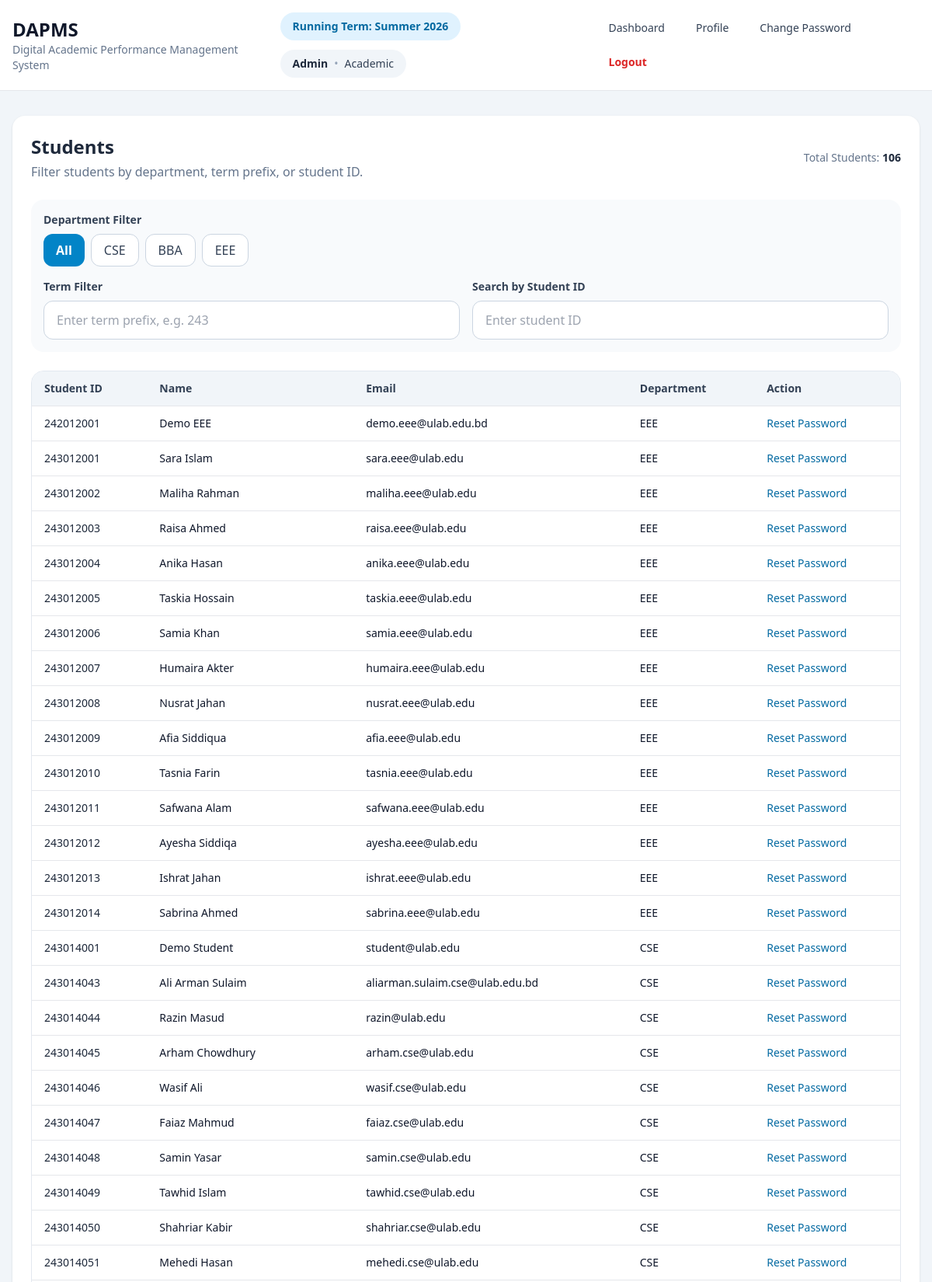
/admin/students (signed in, upper part), run on the app's committed database.
### tables this page shows
CREATE TABLE terms(
            id INTEGER PRIMARY KEY AUTOINCREMENT,
            name TEXT NOT NULL,
            start_date TEXT NOT NULL,
            end_date TEXT NOT NULL,
            status TEXT NOT NULL DEFAULT 'running'
        , semester TEXT, year INTEGER);

CREATE TABLE users(
            id INTEGER PRIMARY KEY AUTOINCREMENT,
            role TEXT NOT NULL,
            name TEXT NOT NULL,
            email TEXT NOT NULL UNIQUE,
            password_hash TEXT NOT NULL,
            department TEXT NOT NULL
        );

CREATE TABLE students(
            user_id INTEGER PRIMARY KEY,
            student_id TEXT NOT NULL UNIQUE,
            admission_term TEXT NOT NULL,
            FOREIGN KEY(user_id) REFERENCES users(id) ON DELETE CASCADE
        );

### app/routes/admin.py (the view)
@bp.route('/students')
@role_required('admin')
def students():
    return render_template('admin/list_students.html', rows=_manager().list_students())

### app/core/security.py (called while the page is built)
def load_user():
    user_id = session.get('user_id')
    if not user_id:
        g.user = None
        return
    g.user = get_db().execute('SELECT * FROM users WHERE id=?', (user_id,)).fetchone()

def role_required(*roles):
    def decorator(view):
        @wraps(view)
        def wrapped(*args, **kwargs):
            if session.get('role') not in roles:
                return redirect(url_for('auth.login'))
            return view(*args, **kwargs)
        return wrapped
    return decorator

### app/db.py (called while the page is built)
def get_db():
    if 'db' not in g:
        g.db = sqlite3.connect(current_app.config['DATABASE'])
        g.db.row_factory = sqlite3.Row
        g.db.execute('PRAGMA foreign_keys = ON')
    return g.db

### app/managers/admin_manager.py (called while the page is built)
    def list_students(self):
        return self.db.execute('''SELECT users.id, users.name, users.email, users.department, students.student_id, students.admission_term FROM users JOIN students ON students.user_id=users.id ORDER BY students.student_id''').fetchall()

### app/routes/admin.py (called while the page is built)
def _manager() -> AdminManager:
    return AdminManager(get_db())

### app/routes/auth.py (called while the page is built)
@bp.before_app_request
def before():
    load_user()

### app/templates/admin/list_students.html (shortened to what this page needs)
{% extends 'layout.html' %}
{% block content %}
<div class="bg-white rounded-2xl shadow p-6 space-y-6">
  <div class="flex flex-col lg:flex-row lg:items-center lg:justify-between gap-4">
    <div>
      <h2 class="text-2xl font-bold text-slate-800">Students</h2>
      <p class="text-slate-500 mt-1">Filter students by department, term prefix, or student ID.</p>
    </div>
    <div class="text-sm text-slate-500">
      Total Students: <span id="studentCount" class="font-semibold text-slate-800">{{ rows|length }}</span>
    </div>
  </div>
  <div class="bg-slate-50 rounded-2xl p-4 space-y-4">
    <div>
      <label class="block text-sm font-semibold text-slate-700 mb-2">Department Filter</label>
      <div class="flex flex-wrap gap-2">
        <button type="button" class="dept-filter-btn px-4 py-2 rounded-xl bg-sky-600 text-white font-semibold"
          data-dept="all">
          All
        </button>
        <button type="button"
          class="dept-filter-btn px-4 py-2 rounded-xl bg-white border border-slate-300 text-slate-700 font-medium"
          data-dept="CSE">
          CSE
        </button>
        <button type="button"
          class="dept-filter-btn px-4 py-2 rounded-xl bg-white border border-slate-300 text-slate-700 font-medium"
          data-dept="BBA">
          BBA
        </button>
        <button type="button"
          class="dept-filter-btn px-4 py-2 rounded-xl bg-white border border-slate-300 text-slate-700 font-medium"
          data-dept="EEE">
          EEE
        </button>
      </div>
    </div>
    <div class="grid md:grid-cols-2 gap-4">
      <div>
        <label for="termFilter" class="block text-sm font-semibold text-slate-700 mb-2">Term Filter</label>
        <input id="termFilter" type="text" placeholder="Enter term prefix, e.g. 243"
          class="w-full border border-slate-300 rounded-xl px-4 py-3 focus:outline-none focus:ring-2 focus:ring-sky-500">
      </div>
      <div>
        <label for="idSearch" class="block text-sm font-semibold text-slate-700 mb-2">Search by Student ID</label>
        <input id="idSearch" type="text" placeholder="Enter student ID"
          class="w-full border border-slate-300 rounded-xl px-4 py-3 focus:outline-none focus:ring-2 focus:ring-sky-500">
      </div>
    </div>
  </div>
  <div class="overflow-auto rounded-2xl border border-slate-200">
    <table class="w-full text-sm">
      <thead class="bg-slate-100 text-slate-700">
        <tr class="border-b">
          <th class="text-left px-4 py-3 font-semibold">Student ID</th>
          <th class="text-left px-4 py-3 font-semibold">Name</th>
          <th class="text-left px-4 py-3 font-semibold">Email</th>
          <th class="text-left px-4 py-3 font-semibold">Department</th>
          <th class="text-left px-4 py-3 font-semibold">Action</th>
        </tr>
      </thead>
      <tbody id="studentTableBody">
        {% for r in rows %}
        <tr class="border-b hover:bg-slate-50 student-row" data-student-id="{{ r['student_id'] }}"
          data-department="{{ r['department'] }}" data-term="{{ r['student_id'][:3] }}">
          <td class="px-4 py-3 font-medium text-slate-800">{{ r['student_id'] }}</td>
          <td class="px-4 py-3">{{ r['name'] }}</td>
          <td class="px-4 py-3">{{ r['email'] }}</td>
          <td class="px-4 py-3">{{ r['department'] }}</td>
          <td class="px-4 py-3">
            <a class="text-sky-700 font-medium hover:text-sky-900"
              href="{{ url_for('admin.reset_user_password', user_id=r['id']) }}">
              Reset Password
            </a>
          </td>
        </tr>
        {% endfor %}
      </tbody>
    </table>
  </div>
</div>
{% endblock %}

### app/templates/layout.html (shortened to what this page needs)
<!DOCTYPE html>
<html>
<head>
  <script src="https://cdn.tailwindcss.com"></script>
</head>
<body class="bg-slate-100 text-slate-900 min-h-screen">
  <nav class="bg-white border-b sticky top-0 z-20">
    <div class="max-w-7xl mx-auto px-4 py-4 flex justify-between items-center gap-4">
      <div>
        <h1 class="text-2xl font-bold">DAPMS</h1>
        <p class="text-sm text-slate-500">Digital Academic Performance Management System</p>
      </div>
     <div class="flex flex-col lg:flex-row lg:items-center lg:justify-between gap-4">
  <div class="flex flex-wrap items-center gap-3">
    {% if current_term %}
      <span class="inline-flex items-center px-4 py-2 rounded-full bg-sky-100 text-sky-700 text-sm font-semibold">
        Running Term: {{ current_term['name'] }}
      </span>
    {% endif %}
    {% if current_user %}
      <div class="inline-flex items-center px-4 py-2 rounded-full bg-slate-100 text-slate-700 text-sm">
        <span class="font-semibold text-slate-800">{{ current_user['name'] }}</span>
        {% if current_user['department'] %}
          <span class="mx-2 text-slate-400">•</span>
          <span>{{ current_user['department'] }}</span>
        {% endif %}
      </div>
    {% endif %}
  </div>
  <div class="flex flex-wrap items-center gap-2">
    {% if session.get('role') == 'admin' %}
      <a href="{{ url_for('admin.dashboard') }}"
         class="px-4 py-2 rounded-xl text-sm font-medium transition
         {% if request.endpoint == 'admin.dashboard' %}
           bg-sky-600 text-white font-bold shadow
         {% else %}
           text-slate-700 hover:bg-slate-100 hover:text-sky-700
         {% endif %}">
        Dashboard
      </a>
    {% endif %}
    {% if session.get('user_id') %}
      <a href="{{ url_for('auth.profile') }}"
         class="px-4 py-2 rounded-xl text-sm font-medium transition
         {% if request.endpoint == 'auth.profile' %}
           bg-sky-600 text-white font-bold shadow
         {% else %}
           text-slate-700 hover:bg-slate-100 hover:text-sky-700
         {% endif %}">
        Profile
      </a>
    {% endif %}
    {% if session.get('user_id') %}
      <a href="{{ url_for('auth.change_password') }}"
         class="px-4 py-2 rounded-xl text-sm font-medium transition
         {% if request.endpoint == 'auth.change_password' %}
           bg-sky-600 text-white font-bold shadow
         {% else %}
           text-slate-700 hover:bg-slate-100 hover:text-sky-700
         {% endif %}">
        Change Password
      </a>
    {% endif %}
    {% if session.get('user_id') %}
      <a href="{{ url_for('auth.logout') }}"
         class="px-4 py-2 rounded-xl text-sm font-semibold text-red-600 hover:bg-red-50 hover:text-red-700 transition">
        Logout
      </a>
    {% else %}
      <a href="{{ url_for('auth.forgot_password') }}"
         class="px-4 py-2 rounded-xl text-sm font-medium text-slate-700 hover:bg-slate-100 hover:text-sky-700 transition">
        Forgot Password
      </a>
    {% endif %}
  </div>
</div>
    </div>
  </nav>
  <div class="max-w-7xl mx-auto px-4 py-8">
    {% block content %}{% endblock %}
  </div>
</body>
</html>

### data on the page
terms: name "Summer 2026"
users: name "Admin", department "Academic"
students: student_id "242012001", name "Demo EEE", email "demo.eee@ulab.edu.bd", department "EEE"
students: student_id "243012001", name "Sara Islam", email "sara.eee@ulab.edu", department "EEE"
students: student_id "243012002", name "Maliha Rahman", email "maliha.eee@ulab.edu", department "EEE"
students: student_id "243012003", name "Raisa Ahmed", email "raisa.eee@ulab.edu", department "EEE"
students: student_id "243012004", name "Anika Hasan", email "anika.eee@ulab.edu", department "EEE"
students: student_id "243012005", name "Taskia Hossain", email "taskia.eee@ulab.edu", department "EEE"
students: student_id "243012006", name "Samia Khan", email "samia.eee@ulab.edu", department "EEE"
students: student_id "243012007", name "Humaira Akter", email "humaira.eee@ulab.edu", department "EEE"
students: student_id "243012008", name "Nusrat Jahan", email "nusrat.eee@ulab.edu", department "EEE"
students: student_id "243012009", name "Afia Siddiqua", email "afia.eee@ulab.edu", department "EEE"
students: student_id "243012010", name "Tasnia Farin", email "tasnia.eee@ulab.edu", department "EEE"
students: student_id "243012011", name "Safwana Alam", email "safwana.eee@ulab.edu", department "EEE"
students: student_id "243012012", name "Ayesha Siddiqa", email "ayesha.eee@ulab.edu", department "EEE"
students: student_id "243012013", name "Ishrat Jahan", email "ishrat.eee@ulab.edu", department "EEE"
students: student_id "243012014", name "Sabrina Ahmed", email "sabrina.eee@ulab.edu", department "EEE"
students: student_id "243014001", name "Demo Student", email "student@ulab.edu", department "CSE"
students: student_id "243014043", name "Ali Arman Sulaim", email "aliarman.sulaim.cse@ulab.edu.bd", department "CSE"
students: student_id "243014044", name "Razin Masud", email "razin@ulab.edu", department "CSE"
students: student_id "243014045", name "Arham Chowdhury", email "arham.cse@ulab.edu", department "CSE"
students: student_id "243014046", name "Wasif Ali", email "wasif.cse@ulab.edu", department "CSE"
students: student_id "243014047", name "Faiaz Mahmud", email "faiaz.cse@ulab.edu", department "CSE"
students: student_id "243014048", name "Samin Yasar", email "samin.cse@ulab.edu", department "CSE"
students: student_id "243014049", name "Tawhid Islam", email "tawhid.cse@ulab.edu", department "CSE"
students: student_id "243014050", name "Shahriar Kabir", email "shahriar.cse@ulab.edu", department "CSE"
students: student_id "243014051", name "Mehedi Hasan", email "mehedi.cse@ulab.edu", department "CSE"

### other printed values
{{ rows|length }} "106"
